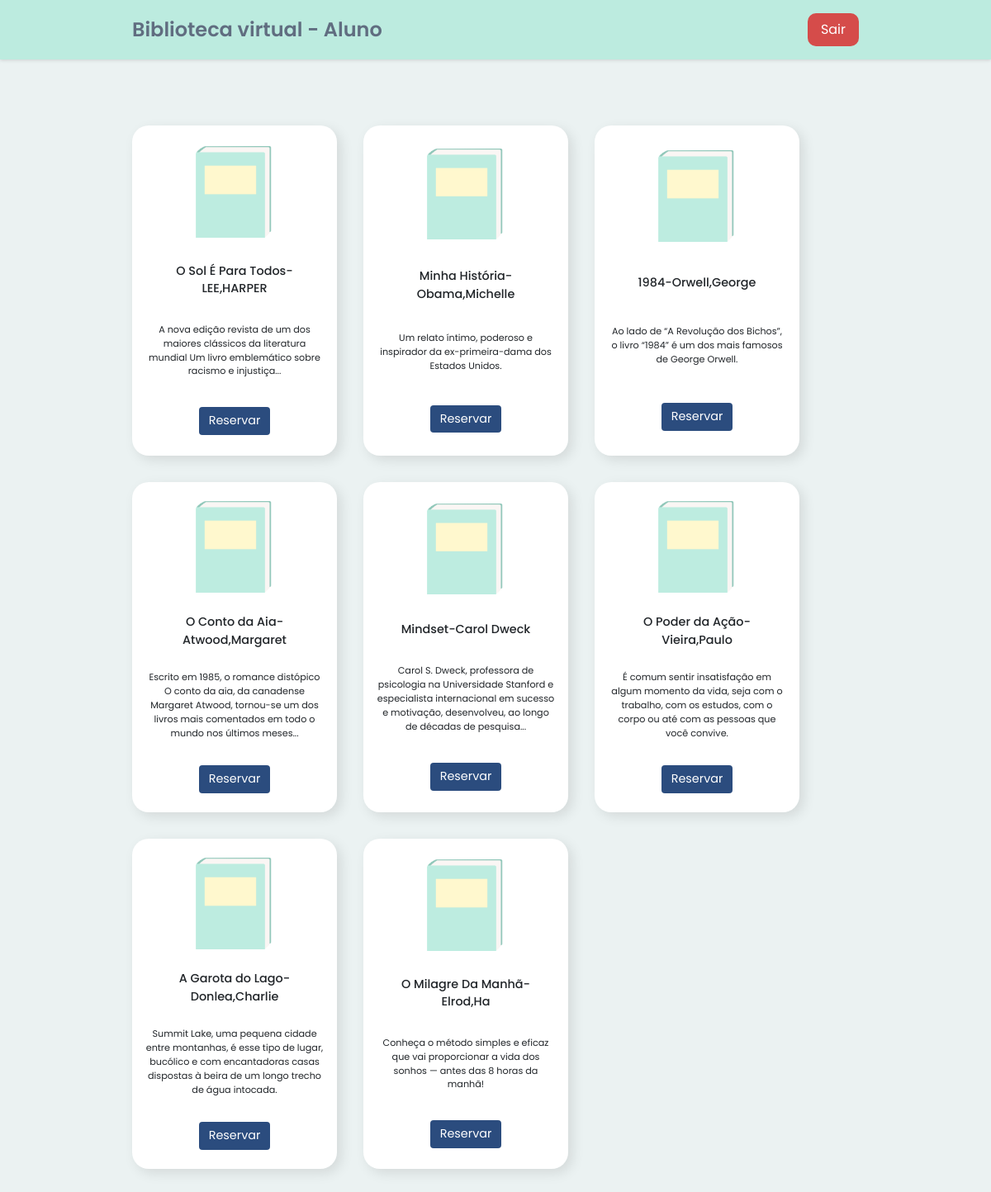
The page /sistema-aluno.php (signed in) on the database its author committed.
### tables this page shows
CREATE TABLE `livros` (
  `idlivro` int(11) NOT NULL,
  `nomelivro` varchar(40) NOT NULL,
  `autorlivro` varchar(40) NOT NULL,
  `descricaolivro` varchar(200) DEFAULT NULL
);

### sistema-aluno.php (the view, shortened to what this page needs)
<?php
    include_once('conexao.php');
    $sql = "SELECT * FROM livros ORDER BY idlivro DESC";
    $result = $conexao->query($sql);
?>
<!DOCTYPE html>
<html lang="pt-br">
<head>
    <link href="https://cdn.jsdelivr.net/npm/bootstrap@5.1.3/dist/css/bootstrap.min.css" rel="stylesheet">
    <link rel="stylesheet" href="estilo.css">
    <link rel="stylesheet" href="estiloLivros.css">
</head>
<body>
    <div class="container-admin">
        <header class="navbar">
            <a href="sistema-aluno.php">
                <span>Biblioteca virtual - Aluno</span>
            </a>
            <a class="user" href="logon.php"><button class="btn-logon">Sair</button></a>
        </header>
        <div class="list-book">
            <div class="container-livros flex-wrap">
                <?php
                    while($user_data = mysqli_fetch_assoc($result)){
                        echo "<div class='item-livro'>";
                        echo "<img src='images/itemLivro.png' alt='listagem de livros' height='30%'>";
                        echo "<span>".$user_data["nomelivro"]."-".$user_data["autorlivro"]."</span>";
                        echo "<p>".$user_data["descricaolivro"]."</p>";
                        echo "<a href='cadastro-reservas.php?idlivro=$user_data[idlivro]' class='btn btn-primary btn-reserva'>Reservar</a>";
                        echo "</div>";
                    }
                ?>
            </div>
        </div>
    </div>
</body>
</html>

### estilo.css (style rules this page uses)
* { margin: 0; border: 0; padding: 0; box-sizing: border-box; font-family: "Poppins", sans-serif; }
body { min-height: 100vh; min-width: 100vw; }
.navbar { display: flex; justify-content: space-between; align-items: center; padding: 1rem 10rem; width: 100%; background: #BCEBDF; box-shadow: 0 0 5px rgba(0, 0, 0, 0.2); }
.navbar span { font-size: 1.5rem; font-weight: 600; color: #606D80; cursor: pointer; }
.navbar a { text-decoration: none; }
.btn-logon { background: #d54c4a; border: none; color: white; padding: 0.5rem 1rem; border-radius: 10px; transition: all 0.3s ease 0s; }
.container-admin { min-height: 100vh; background: #EBF2F2; }

### estiloLivros.css (style rules this page uses)
.container-livros { margin: 5rem 10rem; display: flex; justify-content:flex-start; }
.item-livro { background: white; min-height: 30vh; min-width: 25vh; max-width: 31vh; border-radius: 20px; box-shadow: 5px 5px 15px rgb(0 0 0 / 10%); display: flex; flex-direction: column; align-items: center; justify-content: space-around; padding: 1rem; text-align: center; max-height: 50vh; margin: 0 2rem 2rem 0; }
.flex-wrap { flex-wrap: wrap; }
.item-livro span { font-weight: 500; padding: 0.7rem; font-size: 0.9rem; }
.item-livro p { font-size: 0.7rem; }
.btn-reserva { font-size: 0.9rem; background: #2B4C7E; border: none; }

### rows shown on the page
livros: nomelivro "O Sol É Para Todos", autorlivro "LEE,HARPER", descricaolivro "A nova edição revista de um dos maiores clássicos da literatura mundial Um livro emblemático sobre racismo e injustiça..."
livros: nomelivro "Minha História", autorlivro "Obama,Michelle", descricaolivro "Um relato íntimo, poderoso e inspirador da ex-primeira-dama dos Estados Unidos."
livros: nomelivro "1984", autorlivro "Orwell,George", descricaolivro "Ao lado de “A Revolução dos Bichos”, o livro “1984” é um dos mais famosos de George Orwell."
livros: nomelivro "O Conto da Aia", autorlivro "Atwood,Margaret", descricaolivro "Escrito em 1985, o romance distópico O conto da aia, da canadense Margaret Atwood, tornou-se um dos livros mais comentados em todo o mundo nos últimos meses..."
livros: nomelivro "Mindset", autorlivro "Carol Dweck", descricaolivro "Carol S. Dweck, professora de psicologia na Universidade Stanford e especialista internacional em sucesso e motivação, desenvolveu, ao longo de décadas de pesquisa..."
livros: nomelivro "O Poder da Ação", autorlivro "Vieira,Paulo", descricaolivro "É comum sentir insatisfação em algum momento da vida, seja com o trabalho, com os estudos, com o corpo ou até com as pessoas que você convive."
livros: nomelivro "A Garota do Lago", autorlivro "Donlea,Charlie", descricaolivro "Summit Lake, uma pequena cidade entre montanhas, é esse tipo de lugar, bucólico e com encantadoras casas dispostas à beira de um longo trecho de água intocada."
livros: nomelivro "O Milagre Da Manhã", autorlivro "Elrod,Ha", descricaolivro "Conheça o método simples e eficaz que vai proporcionar a vida dos sonhos — antes das 8 horas da manhã!"
